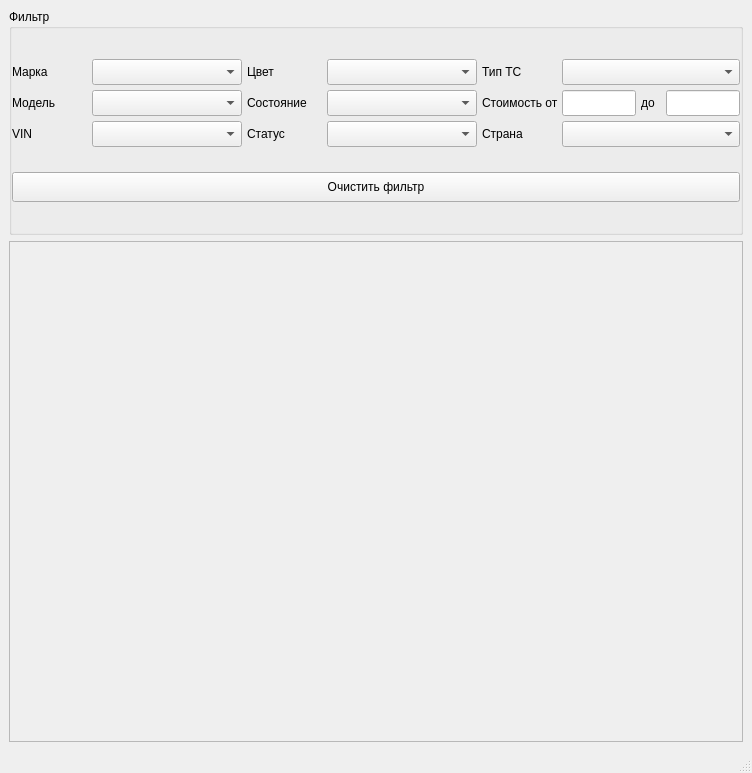
<?xml version="1.0" encoding="UTF-8"?>
<ui version="4.0">
 <class>ListTransportWindow</class>
 <widget class="QMainWindow" name="ListTransportWindow">
  <property name="geometry">
   <rect>
    <x>0</x>
    <y>0</y>
    <width>752</width>
    <height>773</height>
   </rect>
  </property>
  <property name="windowTitle">
   <string>MainWindow</string>
  </property>
  <widget class="QWidget" name="centralwidget">
   <layout class="QVBoxLayout" name="verticalLayout_2">
    <item alignment="Qt::AlignTop">
     <widget class="QGroupBox" name="groupBox">
      <property name="sizePolicy">
       <sizepolicy hsizetype="Preferred" vsizetype="Preferred">
        <horstretch>0</horstretch>
        <verstretch>0</verstretch>
       </sizepolicy>
      </property>
      <property name="minimumSize">
       <size>
        <width>0</width>
        <height>0</height>
       </size>
      </property>
      <property name="title">
       <string>Фильтр</string>
      </property>
      <layout class="QVBoxLayout" name="verticalLayout">
       <property name="spacing">
        <number>5</number>
       </property>
       <property name="leftMargin">
        <number>0</number>
       </property>
       <property name="topMargin">
        <number>30</number>
       </property>
       <property name="rightMargin">
        <number>0</number>
       </property>
       <property name="bottomMargin">
        <number>30</number>
       </property>
       <item>
        <layout class="QHBoxLayout" name="horizontalLayout">
         <item>
          <layout class="QFormLayout" name="formLayout">
           <property name="horizontalSpacing">
            <number>0</number>
           </property>
           <property name="verticalSpacing">
            <number>5</number>
           </property>
           <item row="0" column="0">
            <widget class="QLabel" name="label">
             <property name="minimumSize">
              <size>
               <width>80</width>
               <height>26</height>
              </size>
             </property>
             <property name="maximumSize">
              <size>
               <width>80</width>
               <height>16777215</height>
              </size>
             </property>
             <property name="text">
              <string>Марка</string>
             </property>
            </widget>
           </item>
           <item row="0" column="1">
            <widget class="QComboBox" name="cb_brand">
             <property name="minimumSize">
              <size>
               <width>150</width>
               <height>26</height>
              </size>
             </property>
             <property name="cursor">
              <cursorShape>PointingHandCursor</cursorShape>
             </property>
            </widget>
           </item>
           <item row="1" column="0">
            <widget class="QLabel" name="label_2">
             <property name="minimumSize">
              <size>
               <width>80</width>
               <height>26</height>
              </size>
             </property>
             <property name="maximumSize">
              <size>
               <width>80</width>
               <height>16777215</height>
              </size>
             </property>
             <property name="text">
              <string>Модель</string>
             </property>
            </widget>
           </item>
           <item row="1" column="1">
            <widget class="QComboBox" name="cb_model">
             <property name="minimumSize">
              <size>
               <width>150</width>
               <height>26</height>
              </size>
             </property>
             <property name="cursor">
              <cursorShape>PointingHandCursor</cursorShape>
             </property>
            </widget>
           </item>
           <item row="2" column="0">
            <widget class="QLabel" name="label_3">
             <property name="minimumSize">
              <size>
               <width>80</width>
               <height>26</height>
              </size>
             </property>
             <property name="maximumSize">
              <size>
               <width>80</width>
               <height>16777215</height>
              </size>
             </property>
             <property name="text">
              <string>VIN</string>
             </property>
            </widget>
           </item>
           <item row="2" column="1">
            <widget class="QComboBox" name="cb_bodywork">
             <property name="minimumSize">
              <size>
               <width>150</width>
               <height>26</height>
              </size>
             </property>
             <property name="cursor">
              <cursorShape>PointingHandCursor</cursorShape>
             </property>
            </widget>
           </item>
          </layout>
         </item>
         <item>
          <layout class="QFormLayout" name="formLayout_2">
           <property name="horizontalSpacing">
            <number>0</number>
           </property>
           <property name="verticalSpacing">
            <number>5</number>
           </property>
           <item row="0" column="0">
            <widget class="QLabel" name="label_4">
             <property name="minimumSize">
              <size>
               <width>80</width>
               <height>26</height>
              </size>
             </property>
             <property name="maximumSize">
              <size>
               <width>80</width>
               <height>16777215</height>
              </size>
             </property>
             <property name="text">
              <string>Цвет</string>
             </property>
            </widget>
           </item>
           <item row="0" column="1">
            <widget class="QComboBox" name="cb_color">
             <property name="minimumSize">
              <size>
               <width>150</width>
               <height>26</height>
              </size>
             </property>
             <property name="cursor">
              <cursorShape>PointingHandCursor</cursorShape>
             </property>
            </widget>
           </item>
           <item row="1" column="0">
            <widget class="QLabel" name="label_6">
             <property name="minimumSize">
              <size>
               <width>80</width>
               <height>26</height>
              </size>
             </property>
             <property name="maximumSize">
              <size>
               <width>80</width>
               <height>16777215</height>
              </size>
             </property>
             <property name="text">
              <string>Состояние</string>
             </property>
            </widget>
           </item>
           <item row="1" column="1">
            <widget class="QComboBox" name="cb_state">
             <property name="minimumSize">
              <size>
               <width>150</width>
               <height>26</height>
              </size>
             </property>
             <property name="cursor">
              <cursorShape>PointingHandCursor</cursorShape>
             </property>
            </widget>
           </item>
           <item row="2" column="0">
            <widget class="QLabel" name="label_5">
             <property name="minimumSize">
              <size>
               <width>80</width>
               <height>26</height>
              </size>
             </property>
             <property name="maximumSize">
              <size>
               <width>80</width>
               <height>16777215</height>
              </size>
             </property>
             <property name="text">
              <string>Статус</string>
             </property>
            </widget>
           </item>
           <item row="2" column="1">
            <widget class="QComboBox" name="cb_status_transport_id">
             <property name="minimumSize">
              <size>
               <width>150</width>
               <height>26</height>
              </size>
             </property>
             <property name="cursor">
              <cursorShape>PointingHandCursor</cursorShape>
             </property>
            </widget>
           </item>
          </layout>
         </item>
         <item>
          <layout class="QGridLayout" name="gridLayout_2">
           <property name="horizontalSpacing">
            <number>0</number>
           </property>
           <property name="verticalSpacing">
            <number>5</number>
           </property>
           <item row="1" column="1">
            <layout class="QGridLayout" name="gridLayout">
             <property name="horizontalSpacing">
              <number>5</number>
             </property>
             <property name="verticalSpacing">
              <number>0</number>
             </property>
             <item row="0" column="1">
              <widget class="QLineEdit" name="le_price__min">
               <property name="minimumSize">
                <size>
                 <width>60</width>
                 <height>26</height>
                </size>
               </property>
               <property name="maximumSize">
                <size>
                 <width>16777215</width>
                 <height>16777215</height>
                </size>
               </property>
              </widget>
             </item>
             <item row="0" column="2">
              <widget class="QLabel" name="label_10">
               <property name="minimumSize">
                <size>
                 <width>20</width>
                 <height>26</height>
                </size>
               </property>
               <property name="maximumSize">
                <size>
                 <width>20</width>
                 <height>16777215</height>
                </size>
               </property>
               <property name="text">
                <string>до</string>
               </property>
              </widget>
             </item>
             <item row="0" column="3">
              <widget class="QLineEdit" name="le_price__max">
               <property name="minimumSize">
                <size>
                 <width>60</width>
                 <height>26</height>
                </size>
               </property>
               <property name="maximumSize">
                <size>
                 <width>16777215</width>
                 <height>16777215</height>
                </size>
               </property>
              </widget>
             </item>
            </layout>
           </item>
           <item row="0" column="1">
            <widget class="QComboBox" name="cb_type_transport_id">
             <property name="minimumSize">
              <size>
               <width>150</width>
               <height>26</height>
              </size>
             </property>
             <property name="cursor">
              <cursorShape>PointingHandCursor</cursorShape>
             </property>
            </widget>
           </item>
           <item row="1" column="0">
            <widget class="QLabel" name="label_8">
             <property name="minimumSize">
              <size>
               <width>80</width>
               <height>26</height>
              </size>
             </property>
             <property name="maximumSize">
              <size>
               <width>80</width>
               <height>16777215</height>
              </size>
             </property>
             <property name="text">
              <string>Стоимость от</string>
             </property>
            </widget>
           </item>
           <item row="0" column="0">
            <widget class="QLabel" name="label_7">
             <property name="minimumSize">
              <size>
               <width>80</width>
               <height>26</height>
              </size>
             </property>
             <property name="maximumSize">
              <size>
               <width>80</width>
               <height>16777215</height>
              </size>
             </property>
             <property name="text">
              <string>Тип ТС</string>
             </property>
            </widget>
           </item>
           <item row="2" column="0">
            <widget class="QLabel" name="label_11">
             <property name="minimumSize">
              <size>
               <width>80</width>
               <height>26</height>
              </size>
             </property>
             <property name="maximumSize">
              <size>
               <width>80</width>
               <height>16777215</height>
              </size>
             </property>
             <property name="text">
              <string>Страна</string>
             </property>
            </widget>
           </item>
           <item row="2" column="1">
            <widget class="QComboBox" name="cb_coutry">
             <property name="minimumSize">
              <size>
               <width>150</width>
               <height>26</height>
              </size>
             </property>
             <property name="cursor">
              <cursorShape>PointingHandCursor</cursorShape>
             </property>
            </widget>
           </item>
          </layout>
         </item>
        </layout>
       </item>
       <item>
        <spacer name="verticalSpacer">
         <property name="orientation">
          <enum>Qt::Vertical</enum>
         </property>
         <property name="sizeHint" stdset="0">
          <size>
           <width>20</width>
           <height>20</height>
          </size>
         </property>
        </spacer>
       </item>
       <item>
        <widget class="QPushButton" name="btn_clear_filters">
         <property name="minimumSize">
          <size>
           <width>0</width>
           <height>30</height>
          </size>
         </property>
         <property name="cursor">
          <cursorShape>PointingHandCursor</cursorShape>
         </property>
         <property name="text">
          <string>Очистить фильтр</string>
         </property>
        </widget>
       </item>
      </layout>
     </widget>
    </item>
    <item>
     <widget class="QScrollArea" name="scrollArea">
      <property name="maximumSize">
       <size>
        <width>16777215</width>
        <height>16777215</height>
       </size>
      </property>
      <property name="widgetResizable">
       <bool>true</bool>
      </property>
      <widget class="QWidget" name="scrollAreaWidgetContents">
       <property name="geometry">
        <rect>
         <x>0</x>
         <y>0</y>
         <width>732</width>
         <height>477</height>
        </rect>
       </property>
       <layout class="QVBoxLayout" name="verticalLayout_4">
        <property name="spacing">
         <number>0</number>
        </property>
        <property name="leftMargin">
         <number>0</number>
        </property>
        <property name="topMargin">
         <number>0</number>
        </property>
        <property name="rightMargin">
         <number>0</number>
        </property>
        <property name="bottomMargin">
         <number>5</number>
        </property>
        <item>
         <layout class="QVBoxLayout" name="listTransportLayout">
          <property name="spacing">
           <number>5</number>
          </property>
         </layout>
        </item>
        <item>
         <spacer name="verticalSpacer_2">
          <property name="orientation">
           <enum>Qt::Vertical</enum>
          </property>
          <property name="sizeHint" stdset="0">
           <size>
            <width>20</width>
            <height>300</height>
           </size>
          </property>
         </spacer>
        </item>
       </layout>
      </widget>
     </widget>
    </item>
   </layout>
  </widget>
  <widget class="QMenuBar" name="menubar">
   <property name="geometry">
    <rect>
     <x>0</x>
     <y>0</y>
     <width>752</width>
     <height>21</height>
    </rect>
   </property>
  </widget>
  <widget class="QStatusBar" name="statusbar"/>
 </widget>
 <resources/>
 <connections/>
</ui>
